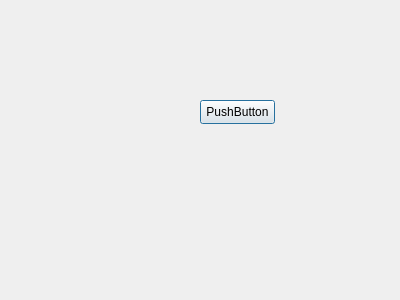
<?xml version="1.0" encoding="UTF-8"?>
<ui version="4.0">
 <class>Dialog</class>
 <widget class="QDialog" name="Dialog">
  <property name="geometry">
   <rect>
    <x>0</x>
    <y>0</y>
    <width>400</width>
    <height>300</height>
   </rect>
  </property>
  <property name="windowTitle">
   <string>Dialog</string>
  </property>
  <widget class="QPushButton" name="pushButton">
   <property name="geometry">
    <rect>
     <x>200</x>
     <y>100</y>
     <width>75</width>
     <height>24</height>
    </rect>
   </property>
   <property name="text">
    <string>PushButton</string>
   </property>
  </widget>
 </widget>
 <resources/>
 <connections/>
</ui>
